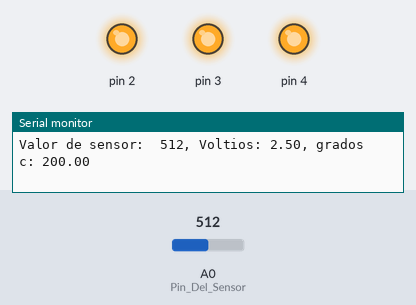
Bench run of a sketch on a simulated Arduino Uno, built with avr-gcc and run on an emulated ATmega328P. Parts: output pins drawn as LEDs (lit = HIGH), the last lines printed to the serial monitor. Inputs (shaded band) come from the test bench; at power-on: A0 (Pin_Del_Sensor) = 512.

Above: at 1.2 s.
1.3 s: A0 (Pin_Del_Sensor) set to 144
4.3 s: A0 (Pin_Del_Sensor) set to 137
At 5.4 s:
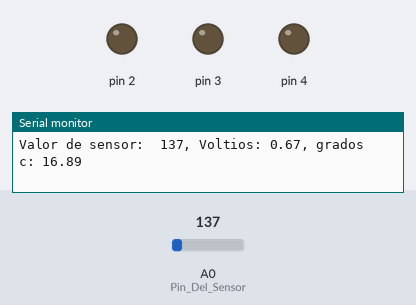
5.8 s: A0 (Pin_Del_Sensor) set to 306
At 7.0 s:
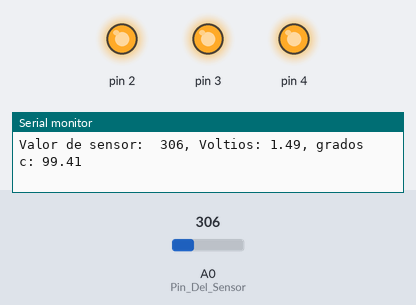
Timing chart, 0 to 8.8 s (numbered marks = the images above; inputs shaded):
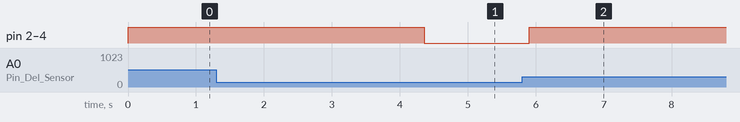

Measured:
- the behaviour switches between 144 and 143 on A0 (Pin_Del_Sensor) (found by bisection; images 0 and 1)
- after the input at 4.3 s, pin 2–4: HIGH → LOW after 0.06 s
- after the input at 5.8 s, pin 2–4: LOW → HIGH after 0.11 s

The sketch:

Sensor_de_temparatura.ino
```cpp
const int Pin_Del_Sensor = A0;
const float Temperatura_De_Referencia = 20.0;
void setup() {
  // put your setup code here, to run once:
Serial.begin(9600);
for(int NumeroPin = 2; NumeroPin < 5; NumeroPin++) {
  pinMode(NumeroPin, OUTPUT);
  digitalWrite(NumeroPin, LOW);
}
}

void loop() {
  int Valor_Del_Sensor = analogRead(Pin_Del_Sensor);
  Serial.print("Valor de sensor:  ");
  Serial.print(Valor_Del_Sensor);
  // put your main code here, to run repeatedly:
  float Tension = (Valor_Del_Sensor/1024.0)*5.0;
  Serial.print(", Voltios: ");
  Serial.print(Tension);
  Serial.print(", grados c: ");
  float  Temperatura = (Tension - 0.5) *100;
  Serial.println(Temperatura);
  if(Temperatura < Temperatura_De_Referencia) {
    digitalWrite(2, LOW);
    digitalWrite(3, LOW);
    digitalWrite(4, LOW);
  }
  if(Temperatura >= Temperatura_De_Referencia+2 && Temperatura < Temperatura_De_Referencia+4){
    digitalWrite(2, HIGH);
    digitalWrite(3, LOW);
    digitalWrite(4, LOW);
  }
  if(Temperatura >= Temperatura_De_Referencia+4 && Temperatura < Temperatura_De_Referencia+6){
    digitalWrite(2, HIGH);
    digitalWrite(3, HIGH);
    digitalWrite(4, LOW);
  }
  if(Temperatura > Temperatura_De_Referencia+6) {
    digitalWrite(2, HIGH);
    digitalWrite(3, HIGH);
    digitalWrite(4, HIGH);
  }
  }
```
